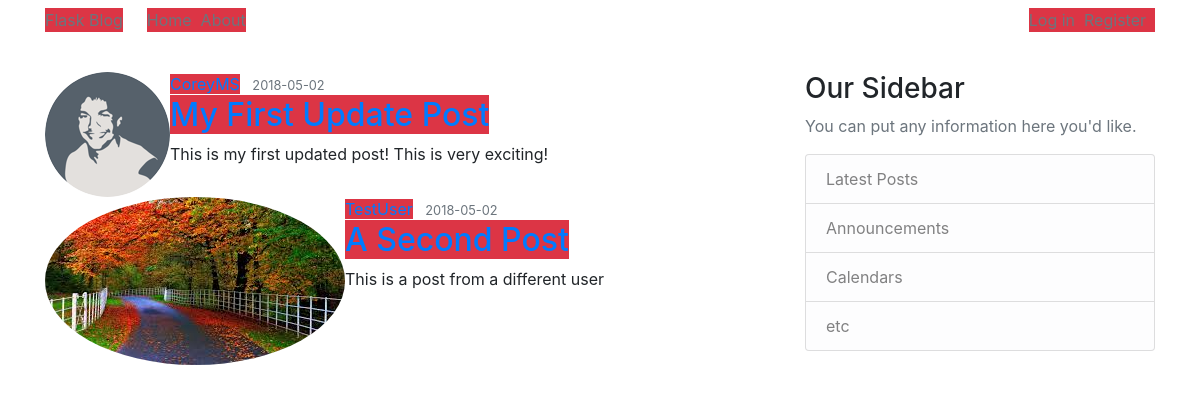
Page /home on the earlier database version.
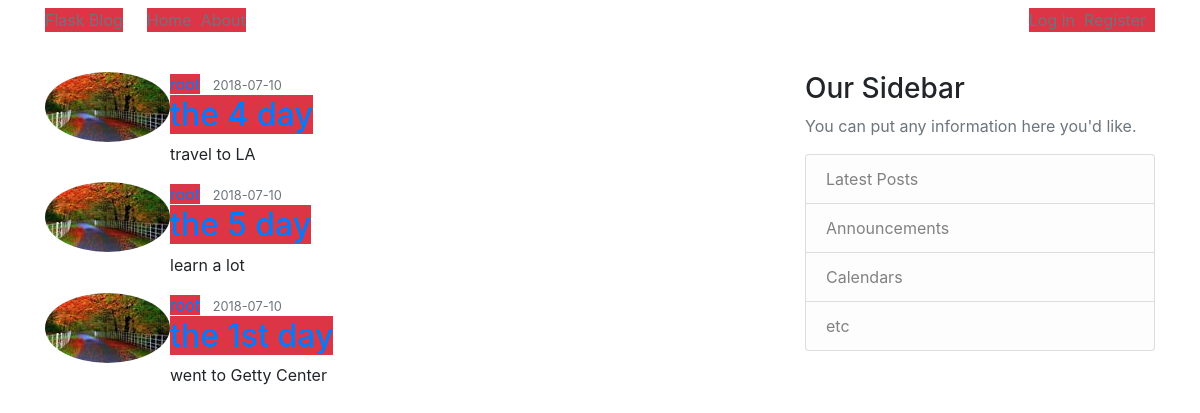
Same page on the later database version.
### flaskblog/models.py (models this page shows, shortened)
class Post(db.Model):
    id = db.Column(db.Integer, primary_key=True)
    title = db.Column(db.String(100), nullable=False)
    date_posted = db.Column(db.DateTime, nullable=False, default=datetime.utcnow)
    content = db.Column(db.Text, nullable=False)
    user_id = db.Column(db.Integer, db.ForeignKey('user.id'), nullable=False)

class User(db.Model, UserMixin):
    id = db.Column(db.Integer, primary_key=True)
    username = db.Column(db.String(20), unique=True, nullable=False)
    email = db.Column(db.String(120), unique=True, nullable=False)
    image_file = db.Column(db.String(20), nullable=False, default='default.jpg')
    password = db.Column(db.String(60), nullable=False)
    posts = db.relationship('Post', backref='author', lazy=True)

### flaskblog/routes.py (the view)
@app.route("/")
@app.route("/home")
def home():
    posts = Post.query.all()
    return render_template('home.html', posts=posts)

### flaskblog/templates/home.html
{% extends "layout.html" %}
{% block content %}
    {% for post in posts %}
        <article class="media content-section">
          <img class="rounded-circle article-img" src="{{ url_for('static', filename='profile_pics/' + post.author.image_file) }}">
          <div class="media-body">
            <div class="article-metadata">
              <a class="mr-2" href="#">{{ post.author.username }}</a>
              <small class="text-muted">{{ post.date_posted.strftime('%Y-%m-%d') }}</small>
            </div>
            <h2><a class="article-title" href="{{ url_for('post', post_id=post.id) }}">{{ post.title }}</a></h2>
            <p class="article-content">{{ post.content }}</p>
          </div>
        </article>
    {% endfor %}
{% endblock content %}

### flaskblog/templates/layout.html (shortened to what this page needs)
<!DOCTYPE html>
<html>
<head>
    <link rel="stylesheet" href="https://maxcdn.bootstrapcdn.com/bootstrap/4.0.0/css/bootstrap.min.css">
    <link rel="stylesheet" type="text/css" href="{{ url_for('static', filename='main.css') }}">
</head>
<br>
    <header class="header">
      <nav class="navbar navbar-expand-md navbar-dark bg-steel fixed-top">
        <div class="container">
          <a class="text-muted mr-4" href="/">Flask Blog</a>
          <div class="collapse navbar-collapse" id="navbarToggle">
            <div class="navbar-nav mr-auto">
              <a class="text-muted" href="{{ url_for('home') }}">Home&#160&#160</a>
              <a class="text-muted" href="{{ url_for('about') }}">About</a>
            </div>
            <div class="navbar-nav">
              {% if current_user.is_authenticated %}
                <a class="text-muted" href="{{ url_for('new_post') }}">New Post&#160&#160</a>
                <a class="text-muted" href="{{ url_for('account') }}">Account&#160&#160</a>
                <a class="text-muted" href="{{ url_for('logout') }}">Logout&#160&#160</a>
              {% else %}
                <a class="text-muted" href="{{ url_for('login') }}">Log in&#160&#160</a>
                <a class="text-muted" href="{{ url_for('register') }}">Register&#160&#160</a>
              {% endif %}
            </div>
          </div>
        </div>
      </nav>
    </header>
    <br></br>
    <main role="main" class="container">
      <div class="row">
        <div class="col-md-8">
          {% block content %}{% endblock %}
        </div>
        <div class="col-md-4">
          <div class="content-section">
            <h3>Our Sidebar</h3>
            <p class='text-muted'>You can put any information here you'd like.
              <ul class="list-group">
                <li class="list-group-item list-group-item-light">Latest Posts</li>
                <li class="list-group-item list-group-item-light">Announcements</li>
                <li class="list-group-item list-group-item-light">Calendars</li>
                <li class="list-group-item list-group-item-light">etc</li>
              </ul>
            </p>
          </div>
        </div>
      </div>
    </main>
</body>
</html>

Differences in the rows shown:
removed Post: image_file (picture), author.username "CoreyMS", date_posted "2018-05-02", title "My First Update Post", content "This is my first updated post! This is very exciting!"
removed Post: image_file (placeholder picture), author.username "TestUser", date_posted "2018-05-02", title "A Second Post", content "This is a post from a different user"
added Post: image_file (picture), author.username "root", date_posted "2018-07-10", title "the 4 day", content "travel to LA"
added Post: image_file (picture), author.username "root", date_posted "2018-07-10", title "the 5 day", content "learn a lot"
added Post: image_file (picture), author.username "root", date_posted "2018-07-10", title "the 1st day", content "went to Getty Center"
